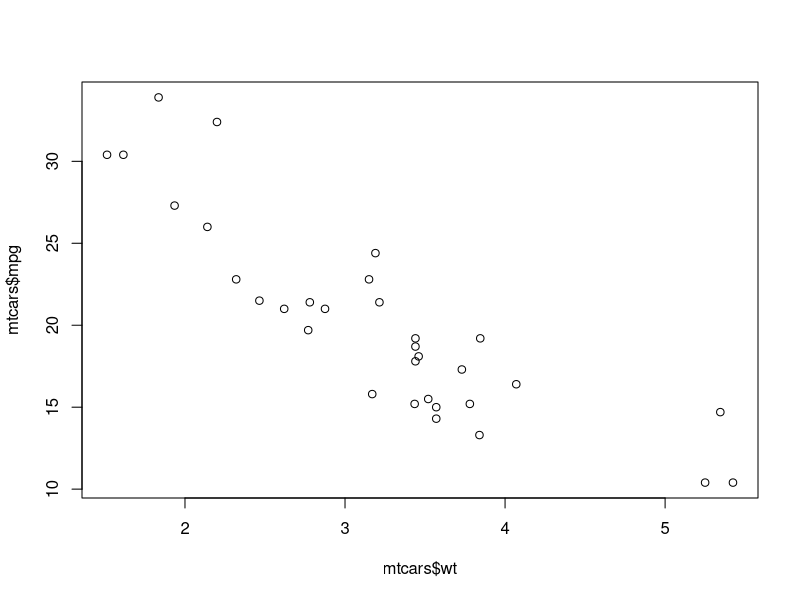
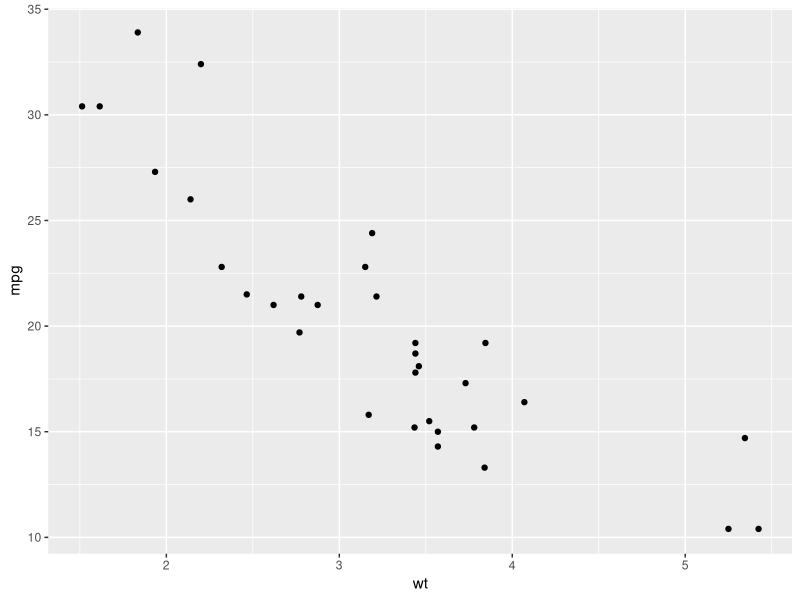
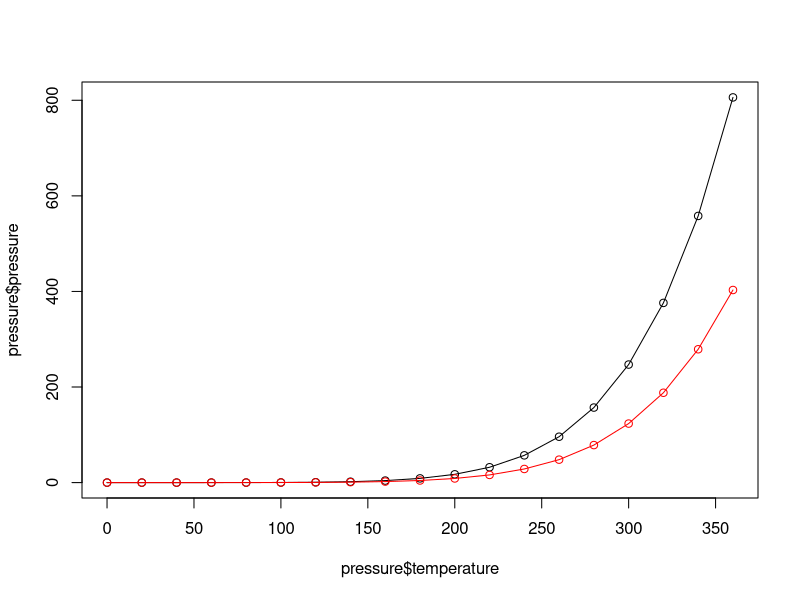
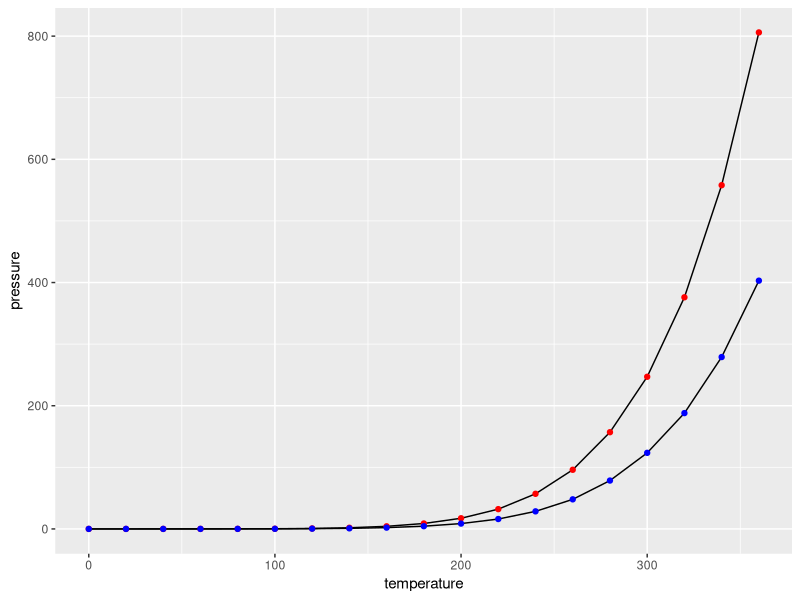
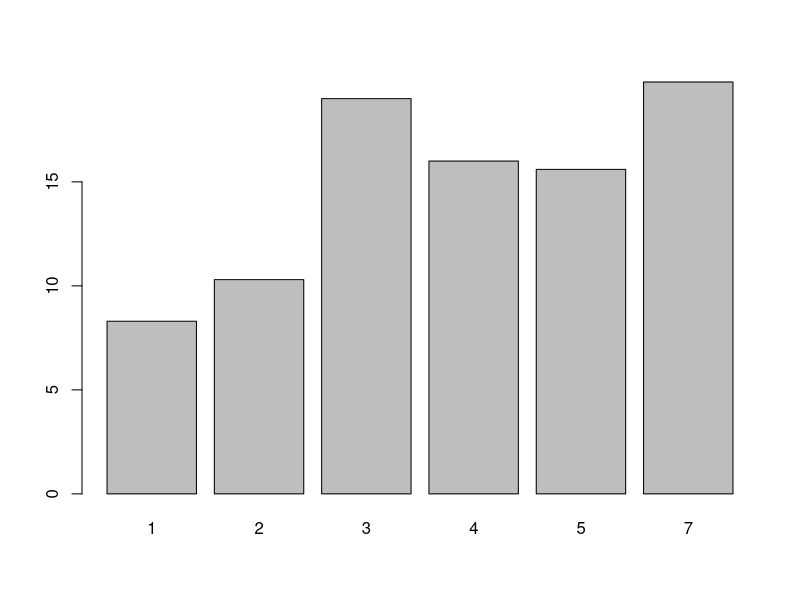
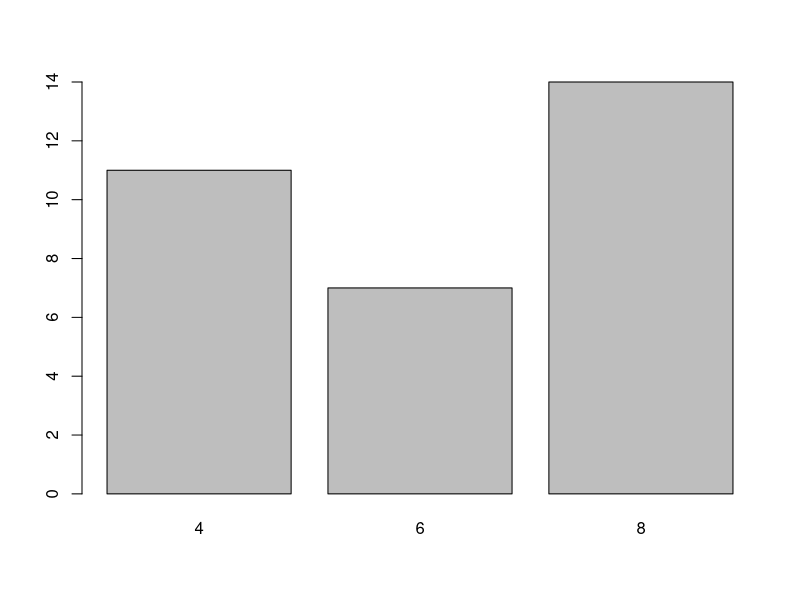
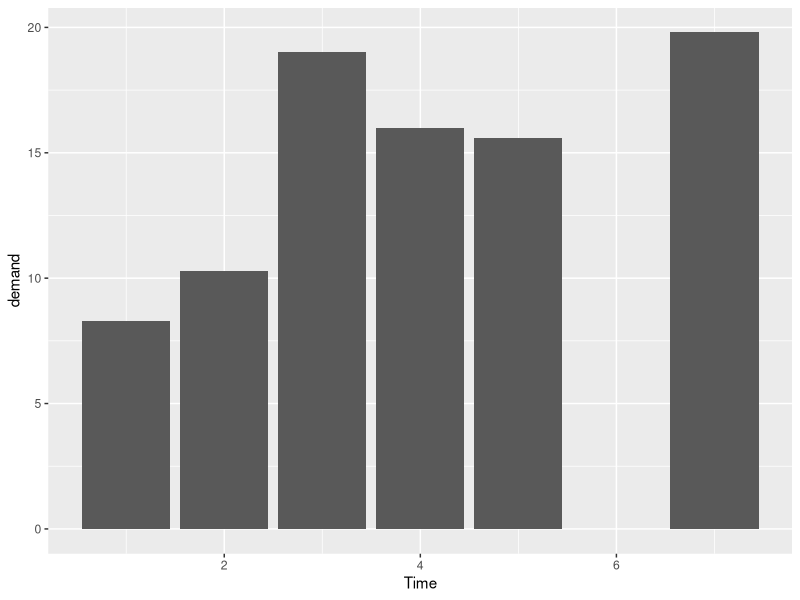
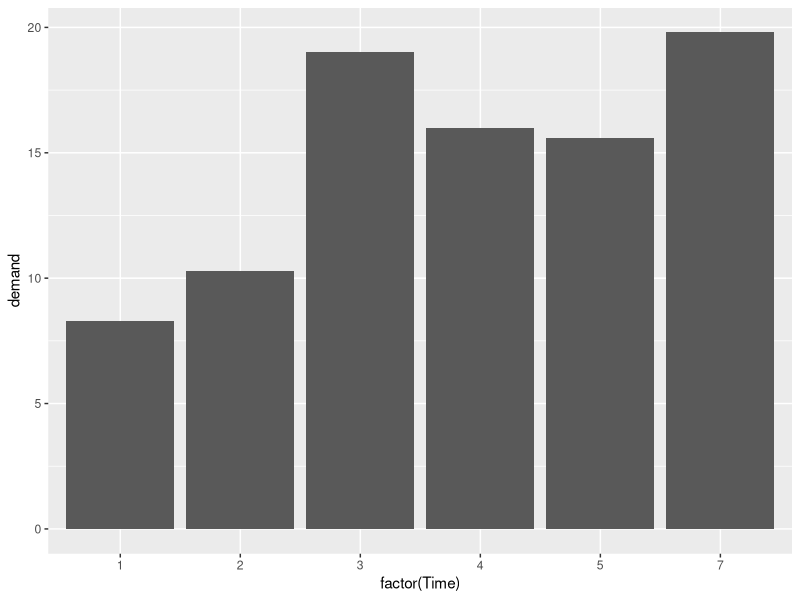

R code for these plots, in order:
## ---- chunk 1
knitr::opts_chunk$set(echo = TRUE)
library(tidyverse)
## ---- chunk 2
plot(mtcars$wt, mtcars$mpg)

ggplot(mtcars,
       aes(x = wt, y = mpg)) +
  geom_point()
## ---- chunk 3
plot(pressure$temperature, pressure$pressure, type = "l")
points(pressure$temperature, pressure$pressure)
lines(pressure$temperature, pressure$pressure/2, col = "red")
points(pressure$temperature, pressure$pressure/2, col = "red")
## ---- chunk 4
ggplot(pressure,
       aes(temperature, pressure)) +
  geom_line() +
  geom_point(color = "red") +
  geom_line(aes(x = temperature, y = pressure/2)) +
  geom_point(aes(x = temperature, y = pressure/2), color = "blue")
## ---- chunk 5
barplot(BOD$demand, names.arg = BOD$Time)
## ---- chunk 6
table(mtcars$cyl)
barplot(table(mtcars$cyl))
## ---- chunk 7
ggplot(BOD,
       aes(x = Time, y = demand)) +
  geom_col()

# Convert the x variable to a factor, so that it is treated as discrete. Note the missing column for 6. By default, R will not plot a factor with a zero count.

ggplot(BOD,
       aes(x = factor(Time), y = demand)) +
  geom_col()
## ---- chunk 8
ggplot(mtcars,
       aes(x = cyl)) +
  geom_bar()

ggplot(mtcars, aes(x = factor(cyl))) +
  geom_bar()
## ---- chunk 9
hist(mtcars$mpg)
hist(mtcars$mpg, breaks = 10)
## ---- chunk 10
ggplot(mtcars,
       aes(mpg)) +
  geom_histogram()

ggplot(mtcars, aes(mpg)) + geom_histogram(binwidth = 4)
## ---- chunk 11
plot(ToothGrowth$supp, ToothGrowth$len)
boxplot(len ~ supp, data = ToothGrowth)
#Interactions
boxplot(len ~ supp + dose, data = ToothGrowth)
## ---- chunk 12
ggplot(ToothGrowth,
       aes(supp, len)) +
  geom_boxplot()

ggplot(ToothGrowth,
       aes(x = interaction(supp, dose), y = len)) +
  geom_boxplot()
## ---- chunk 13
# Plot a user-defined function
myfun <- function(xvar) {
  1 / (1 + exp(-xvar + 10))
}
curve(myfun(x), from = 0, to = 20)
# Add a line:
curve(1 - myfun(x), add = TRUE, col = "red")
## ---- chunk 14
ggplot(data.frame(x = c(0, 20)), aes(x = x)) +
  stat_function(fun = myfun, geom = "line")
